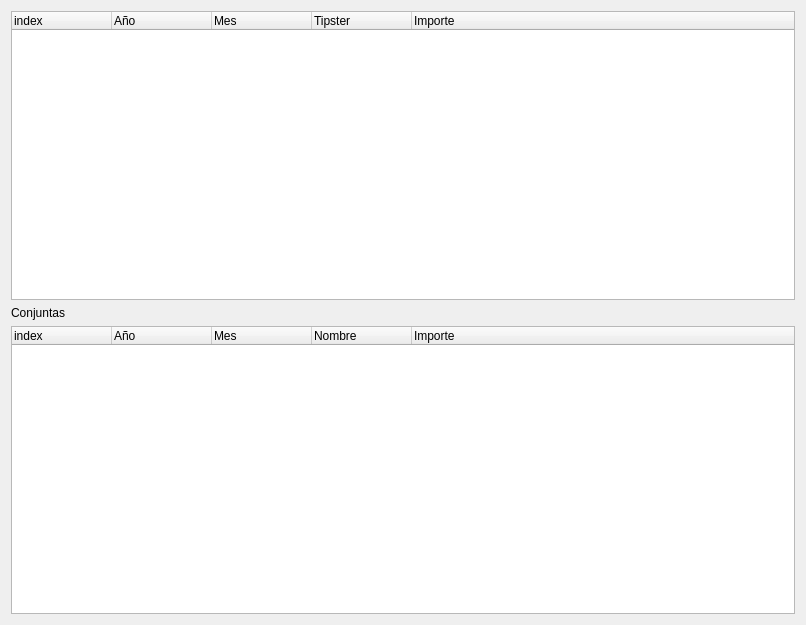
<?xml version="1.0" encoding="UTF-8"?>
<ui version="4.0">
 <class>Form</class>
 <widget class="QWidget" name="Form">
  <property name="geometry">
   <rect>
    <x>0</x>
    <y>0</y>
    <width>806</width>
    <height>625</height>
   </rect>
  </property>
  <property name="windowTitle">
   <string>Form</string>
  </property>
  <layout class="QVBoxLayout" name="verticalLayout">
   <item>
    <widget class="QTreeWidget" name="treeMain">
     <property name="locale">
      <locale language="English" country="UnitedStates"/>
     </property>
     <column>
      <property name="text">
       <string>index</string>
      </property>
     </column>
     <column>
      <property name="text">
       <string>Año</string>
      </property>
     </column>
     <column>
      <property name="text">
       <string>Mes</string>
      </property>
     </column>
     <column>
      <property name="text">
       <string>Tipster</string>
      </property>
     </column>
     <column>
      <property name="text">
       <string>Importe</string>
      </property>
     </column>
    </widget>
   </item>
   <item>
    <widget class="QLabel" name="lblConjunta">
     <property name="text">
      <string>Conjuntas</string>
     </property>
    </widget>
   </item>
   <item>
    <widget class="QTreeWidget" name="treeConjunta">
     <property name="locale">
      <locale language="English" country="UnitedStates"/>
     </property>
     <column>
      <property name="text">
       <string>index</string>
      </property>
     </column>
     <column>
      <property name="text">
       <string>Año</string>
      </property>
     </column>
     <column>
      <property name="text">
       <string>Mes</string>
      </property>
     </column>
     <column>
      <property name="text">
       <string>Nombre</string>
      </property>
     </column>
     <column>
      <property name="text">
       <string>Importe</string>
      </property>
     </column>
    </widget>
   </item>
  </layout>
 </widget>
 <resources/>
 <connections/>
</ui>
